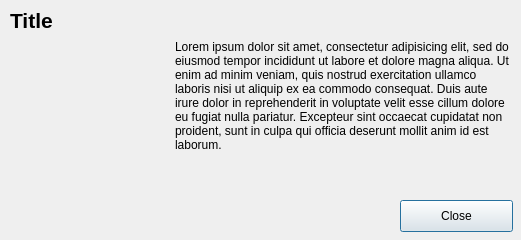
<?xml version="1.0" encoding="UTF-8"?>
<ui version="4.0">
 <class>VerificationDialog</class>
 <widget class="QDialog" name="VerificationDialog">
  <property name="geometry">
   <rect>
    <x>0</x>
    <y>0</y>
    <width>521</width>
    <height>240</height>
   </rect>
  </property>
  <property name="windowTitle">
   <string>Secure Verification</string>
  </property>
  <widget class="QLabel" name="titleLabel">
   <property name="geometry">
    <rect>
     <x>10</x>
     <y>10</y>
     <width>501</width>
     <height>21</height>
    </rect>
   </property>
   <property name="font">
    <font>
     <pointsize>16</pointsize>
     <weight>75</weight>
     <bold>true</bold>
    </font>
   </property>
   <property name="text">
    <string>Title</string>
   </property>
  </widget>
  <widget class="QRCodeSequence" name="qrCodeSequence" native="true">
   <property name="geometry">
    <rect>
     <x>10</x>
     <y>40</y>
     <width>160</width>
     <height>190</height>
    </rect>
   </property>
  </widget>
  <widget class="QPushButton" name="closeButton">
   <property name="geometry">
    <rect>
     <x>400</x>
     <y>200</y>
     <width>113</width>
     <height>32</height>
    </rect>
   </property>
   <property name="text">
    <string>Close</string>
   </property>
  </widget>
  <widget class="QLabel" name="detailTextLabel">
   <property name="geometry">
    <rect>
     <x>175</x>
     <y>40</y>
     <width>335</width>
     <height>150</height>
    </rect>
   </property>
   <property name="text">
    <string>Lorem ipsum dolor sit amet, consectetur adipisicing elit, sed do eiusmod tempor incididunt ut labore et dolore magna aliqua. Ut enim ad minim veniam, quis nostrud exercitation ullamco laboris nisi ut aliquip ex ea commodo consequat. Duis aute irure dolor in reprehenderit in voluptate velit esse cillum dolore eu fugiat nulla pariatur. Excepteur sint occaecat cupidatat non proident, sunt in culpa qui officia deserunt mollit anim id est laborum.</string>
   </property>
   <property name="alignment">
    <set>Qt::AlignLeading|Qt::AlignLeft|Qt::AlignTop</set>
   </property>
   <property name="wordWrap">
    <bool>true</bool>
   </property>
  </widget>
 </widget>
 <customwidgets>
  <customwidget>
   <class>QRCodeSequence</class>
   <extends>QWidget</extends>
   <header>qrcodesequence.h</header>
  </customwidget>
 </customwidgets>
 <resources/>
 <connections/>
</ui>
